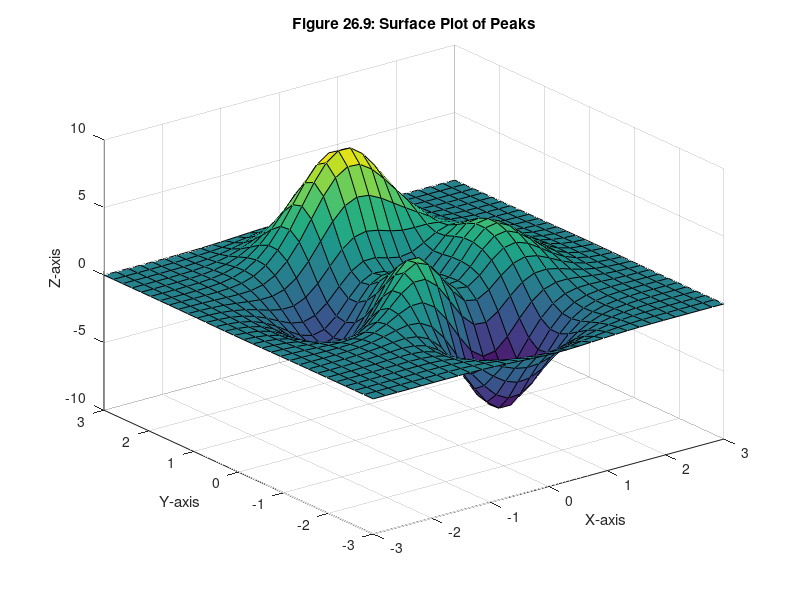
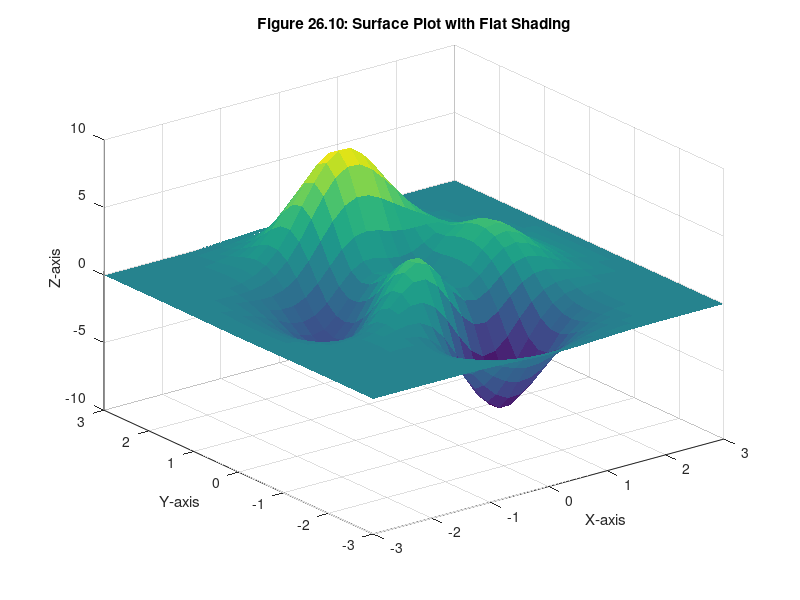
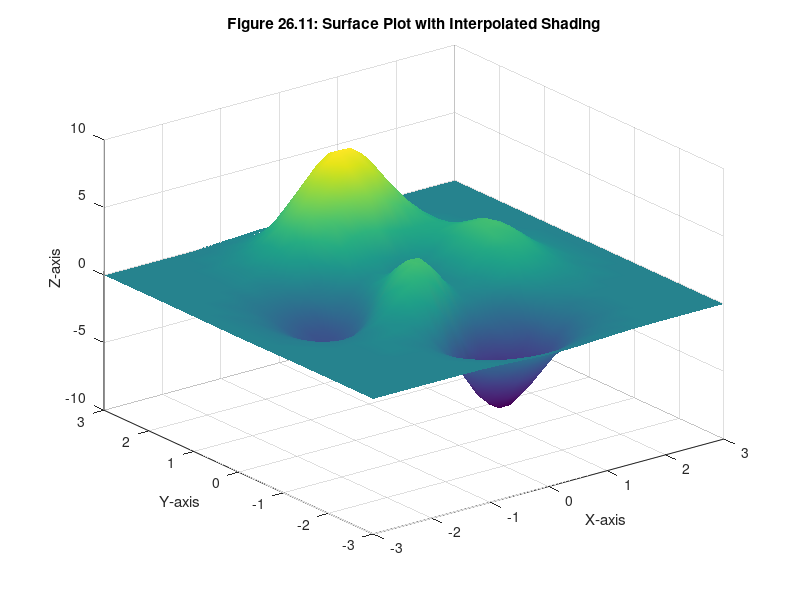

The MATLAB script that drew these images, in order:
% MATLAB Script: SurfacePlot.m

% First Plot (Surface Plot)
[X,Y,Z] = peaks(30);
surf(X,Y,Z)
xlabel('X-axis')
ylabel('Y-axis')
zlabel('Z-axis')
title('Figure 26.9: Surface Plot of Peaks')

% Second Plot (Surface Plot with Flat Shading)
figure;
surf(X,Y,Z)
shading flat
xlabel('X-axis')
ylabel('Y-axis')
zlabel('Z-axis')
title('Figure 26.10: Surface Plot with Flat Shading')

% Third Plot (Surface Plot with Interpolated Shading)
figure;
surf(X,Y,Z)
shading interp
xlabel('X-axis')
ylabel('Y-axis')
zlabel('Z-axis')
title('Figure 26.11: Surface Plot with Interpolated Shading')
